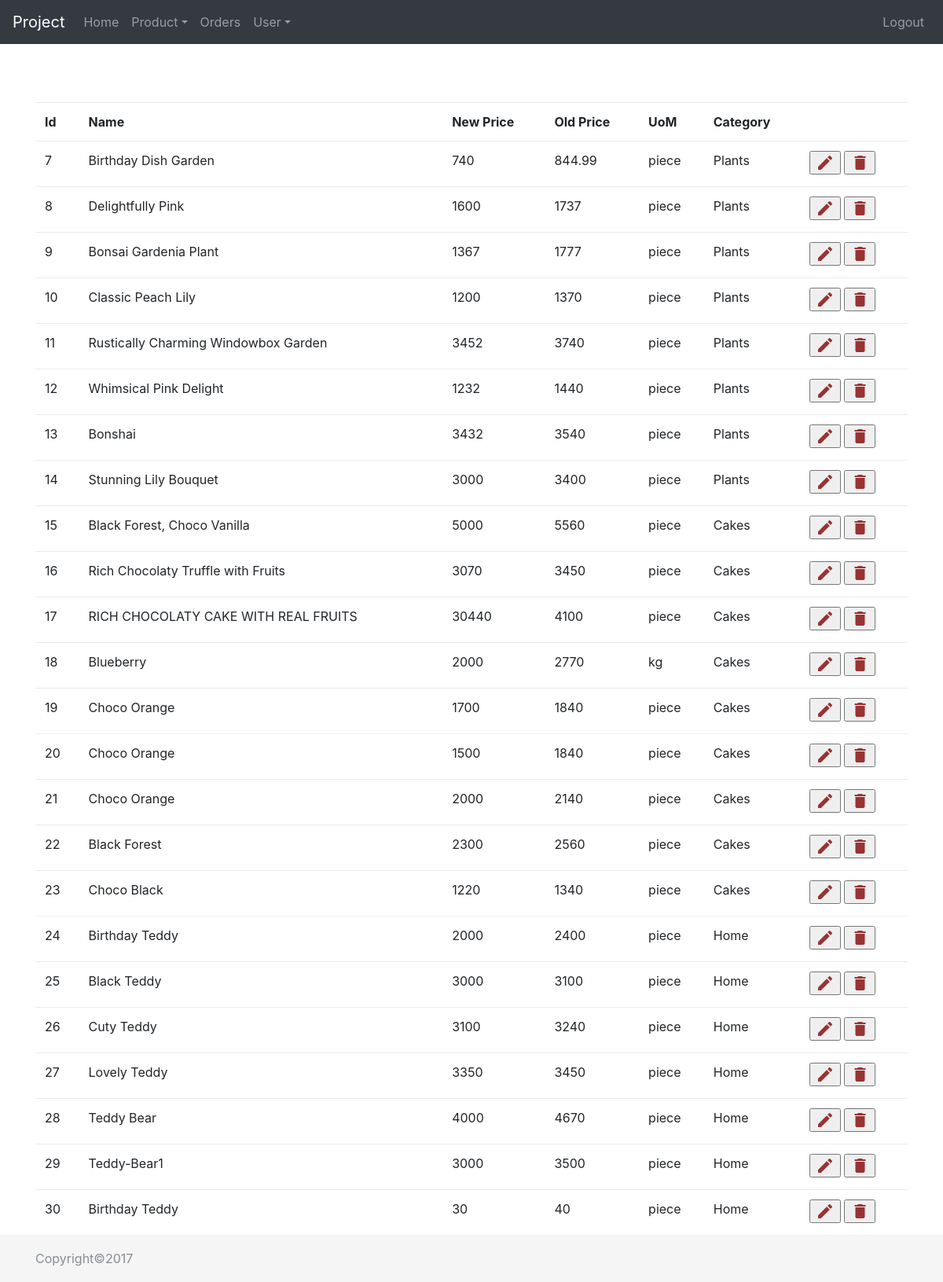
/admin/home.php?page=8 (signed in), run on the app's committed database.
### tables this page shows
CREATE TABLE `products` (
  `id` int(10) unsigned NOT NULL AUTO_INCREMENT,
  `photo` varchar(45) NOT NULL,
  `name` varchar(45) NOT NULL,
  `new_price` double NOT NULL,
  `old_price` double NOT NULL,
  `uom` varchar(45) NOT NULL,
  `category_id` int(10) unsigned NOT NULL,
  PRIMARY KEY (`id`)
);

CREATE TABLE `category` (
  `id` int(10) unsigned NOT NULL AUTO_INCREMENT,
  `name` varchar(45) NOT NULL,
  PRIMARY KEY (`id`)
);

### admin/pages/product/manage_product.php (the view, shortened to what this page needs)
<?php
   $con_table=$db->query("select p.id,p.name,p.new_price,p.old_price,p.uom,c.name from products p,category c where c.id=p.category_id");
   echo "<table class='table'>";
   echo "<tr><th>Id</th><th>Name</th><th>New Price</th><th>Old Price</th><th>UoM</th><th>Category</th><th>&nbsp;</th></tr>";
   while(list($id,$name,$new_price,$old_price,$uom,$category)=$con_table->fetch_row()){
	 echo "<tr><td>$id</td><td>$name</td><td>$new_price</td><td>$old_price</td><td>$uom</td><td>$category</td><td><form action='home.php?page=10' method='post' style='display:inline'>
<input type='hidden' name='txtId' value='$id' />
<input type='submit' name='btnEdit' class='material-icons red600' value='edit'>
</form><form action='home.php?page=8' method='post' style='display:inline' onsubmit='return confirm(\"Are you sure?\")'><input type='hidden' name='txtId' value='$id' /><input type='submit' name='btnDelete' class='material-icons red600' value='delete'></form></td></tr>";
   }
   echo "</table>";
?>

### admin/home.php (shortened to what this page needs)
<!doctype html>
<html>
<head>
<link href="css/bootstrap.min.css" rel="stylesheet" />
 <link href="css/sticky-footer-navbar.css" rel="stylesheet">
</head>
<body>
  <?php include("header.php")?>
  <div class="container" style="margin-top:70px;">
   <?php
       include("placeholder.php");
   ?>
  </div>
  <?php include("footer.php") ?>
</body>
</html>

### admin/header.php (shortened to what this page needs)
<nav class="navbar navbar-expand-md navbar-dark fixed-top bg-dark">
      <a class="navbar-brand" href="#">Project</a>
      <div class="collapse navbar-collapse" id="navbarCollapse">
        <ul class="navbar-nav mr-auto">
          <li class="nav-item">
            <a class="nav-link" href="home.php">Home</a>
          </li>
           <li class="nav-item dropdown">
                <a class="nav-link dropdown-toggle" href="#" id="dropdown01" data-toggle="dropdown" aria-haspopup="true" aria-expanded="false">Product</a>
           </li>
          <li class="nav-item">
            <a class="nav-link" href="home.php?page=11">Orders</a>
          </li>
          <li class="nav-item dropdown">
                <a class="nav-link dropdown-toggle" href="#" id="dropdown01" data-toggle="dropdown" aria-haspopup="true" aria-expanded="false">User</a>
           </li>
        </ul>
        <ul class="navbar-nav mt-2 mt-md-0">
         <li class="nav-item">
            <a class="nav-link" href="logout.php">Logout</a>
          </li>
        </ul>
      </div>
    </nav>

### admin/placeholder.php
<?php
   if(isset($_GET["page"])){
	   $page=$_GET["page"];
	   if($page==1){
		 include("pages/contact/add_contact.php");
	   }else if($page==2){
	   }else if($page==3){
		   include("pages/user/edit_user.php");
	   }else if($page==4){
		   include("pages/user/add_user.php");
	   }else if($page==5){
		   include("pages/user/manage_user.php");
	   }else if($page==6){
		   include("pages/user/view_user.php");
	   }else if($page==7){
		    include("pages/product/add_product.php");
	   }else if($page==8){
		    include("pages/product/manage_product.php");
	   }else if($page==9){
		    include("pages/product/view_products.php");
	   }else if($page==10){
		    include("pages/product/edit_product.php");
	   }else if($page==11){
		    include("pages/order/view_orders.php");
	   }
   }else{
       echo "Welcome to my contact book";
   }
?>

### admin/footer.php
<footer class="footer">
     <div class="container">
       <span class="text-muted">Copyright&copy;2017</span>
     </div>
   </footer>

### admin/css/sticky-footer-navbar.css (style rules this page uses)
html { position: relative; min-height: 100%; }
body { margin-bottom: 60px; }
.footer { position: absolute; bottom: 0; width: 100%; height: 60px; line-height: 60px; background-color: #f5f5f5; }
body > .container { padding: 60px 15px 0; }
.footer > .container { padding-right: 15px; padding-left: 15px; }

### admin/home.php (style rules this page uses)
.material-icons.red600 { color:#993333; }

### data on the page
products: id "7", name "Birthday Dish Garden", new_price "740", old_price "844.99", uom "piece", category.name "Plants"
products: id "8", name "Delightfully Pink", new_price "1600", old_price "1737", uom "piece", category.name "Plants"
products: id "9", name "Bonsai Gardenia Plant", new_price "1367", old_price "1777", uom "piece", category.name "Plants"
products: id "10", name "Classic Peach Lily", new_price "1200", old_price "1370", uom "piece", category.name "Plants"
products: id "11", name "Rustically Charming Windowbox Garden", new_price "3452", old_price "3740", uom "piece", category.name "Plants"
products: id "12", name "Whimsical Pink Delight", new_price "1232", old_price "1440", uom "piece", category.name "Plants"
products: id "13", name "Bonshai", new_price "3432", old_price "3540", uom "piece", category.name "Plants"
products: id "14", name "Stunning Lily Bouquet", new_price "3000", old_price "3400", uom "piece", category.name "Plants"
products: id "15", name "Black Forest, Choco Vanilla", new_price "5000", old_price "5560", uom "piece", category.name "Cakes"
products: id "16", name "Rich Chocolaty Truffle with Fruits", new_price "3070", old_price "3450", uom "piece", category.name "Cakes"
products: id "17", name "RICH CHOCOLATY CAKE WITH REAL FRUITS", new_price "30440", old_price "4100", uom "piece", category.name "Cakes"
products: id "18", name "Blueberry", new_price "2000", old_price "2770", uom "kg", category.name "Cakes"
products: id "19", name "Choco Orange", new_price "1700", old_price "1840", uom "piece", category.name "Cakes"
products: id "20", name "Choco Orange", new_price "1500", old_price "1840", uom "piece", category.name "Cakes"
products: id "21", name "Choco Orange", new_price "2000", old_price "2140", uom "piece", category.name "Cakes"
products: id "22", name "Black Forest", new_price "2300", old_price "2560", uom "piece", category.name "Cakes"
products: id "23", name "Choco Black", new_price "1220", old_price "1340", uom "piece", category.name "Cakes"
products: id "24", name "Birthday Teddy", new_price "2000", old_price "2400", uom "piece", category.name "Home"
products: id "25", name "Black Teddy", new_price "3000", old_price "3100", uom "piece", category.name "Home"
products: id "26", name "Cuty Teddy", new_price "3100", old_price "3240", uom "piece", category.name "Home"
products: id "27", name "Lovely Teddy", new_price "3350", old_price "3450", uom "piece", category.name "Home"
products: id "28", name "Teddy Bear", new_price "4000", old_price "4670", uom "piece", category.name "Home"
products: id "29", name "Teddy-Bear1", new_price "3000", old_price "3500", uom "piece", category.name "Home"
products: id "30", name "Birthday Teddy", new_price "30", old_price "40", uom "piece", category.name "Home"
